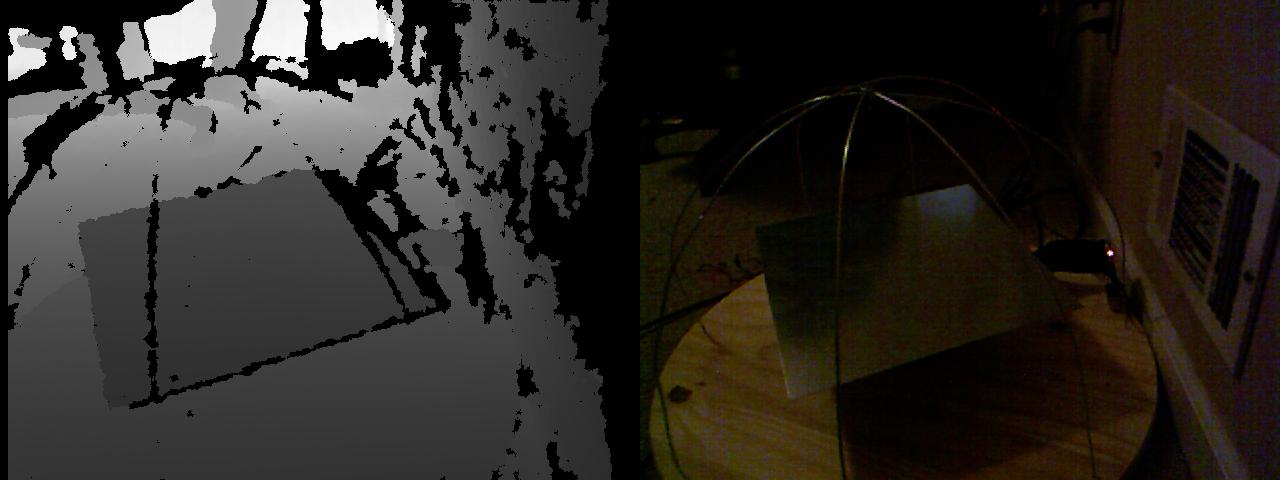
#> input picture test.jpg, 1280 x 480 px
$ python -i LaplacianOfGaussians.py   (imports and definitions only)
#> lines starting #> are read from the running program, lines starting #| are printed output that depends on the picture
#> further down, picture is the input picture: shape (480, 1280, 3); mean B, G, R 36.2, 40.6, 44.5
import cv2
import scipy.ndimage as nd
import numpy as np
import time

class LaplacianOfGaussians:
    def __init__(self) -> None:
        self._name = 'Laplacian of Gaussians'

    def __call__(self, image):
        image = cv2.cvtColor(image, cv2.COLOR_BGR2GRAY)
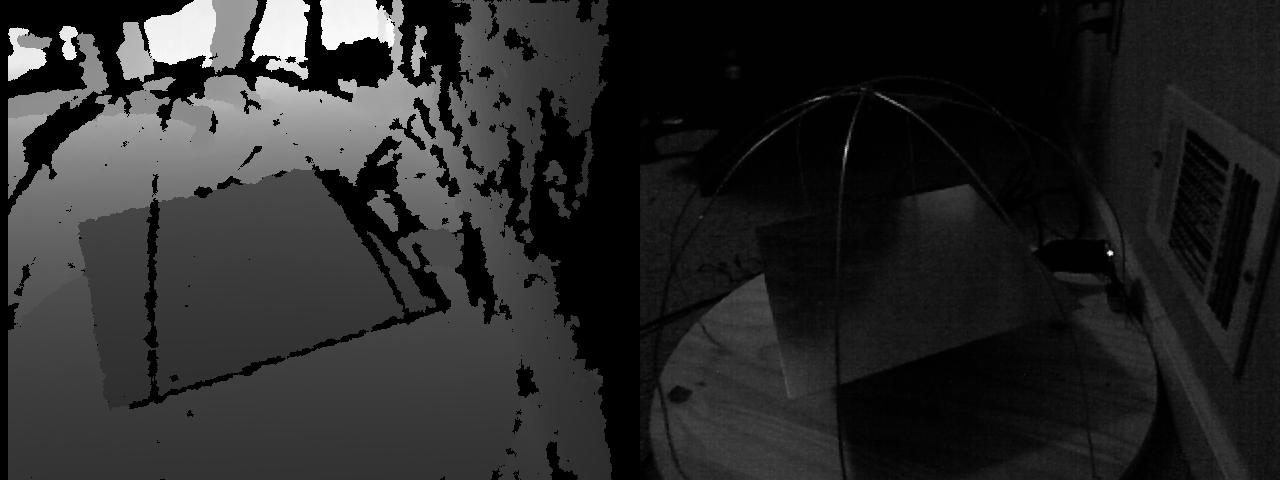
#> image: shape (480, 1280); min 0, max 255, mean 41.2
        LoG = nd.gaussian_laplace(image, 3)
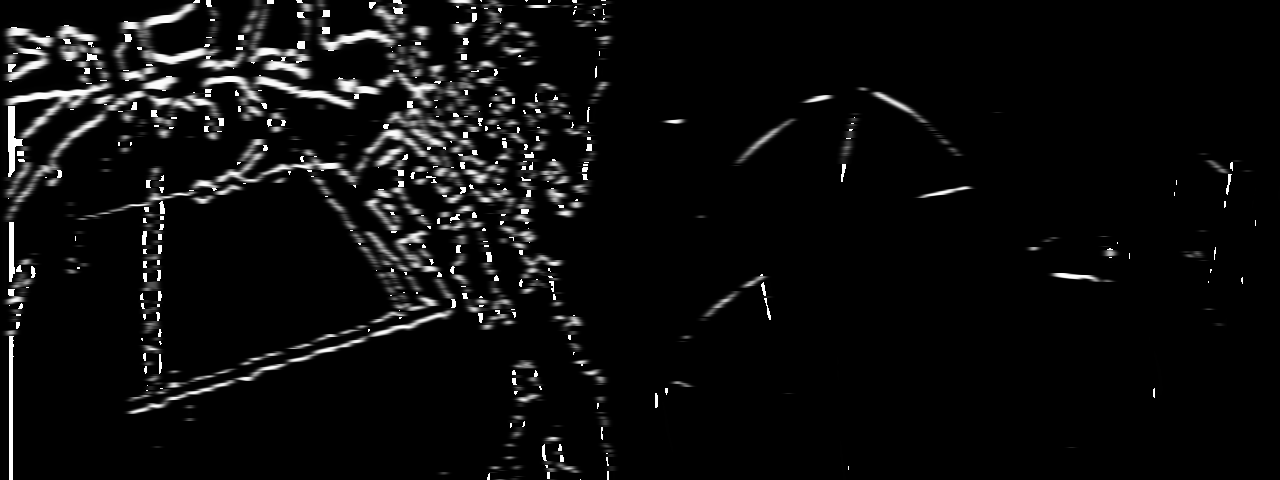
#> LoG: shape (480, 1280); min 0, max 255, mean 13
        threshold = np.absolute(LoG).mean()
#> threshold = 12.98
        output = np.zeros(LoG.shape, dtype=np.uint8)
        _, max_value, _, _ = cv2.minMaxLoc(LoG)
#> max_value = 255
        LoG_normalized = np.uint8((LoG / max_value + 1) * 127)  # Normalize LoG image
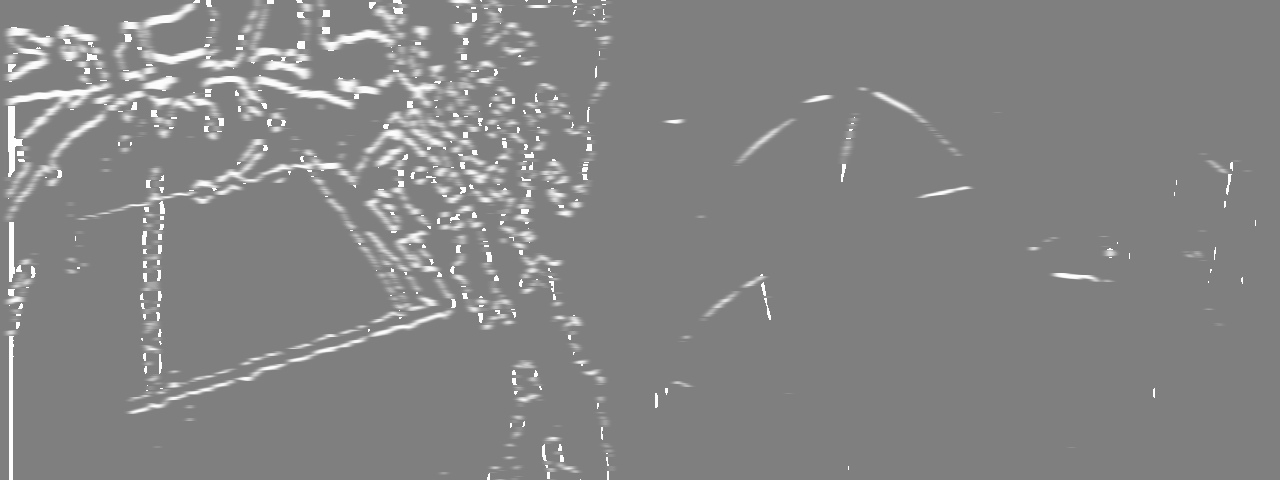
#> LoG_normalized: shape (480, 1280); min 127, max 254, mean 133.4

        kernel = cv2.getStructuringElement(cv2.MORPH_ELLIPSE, (2, 2))
        dilated = cv2.dilate(LoG_normalized, kernel)
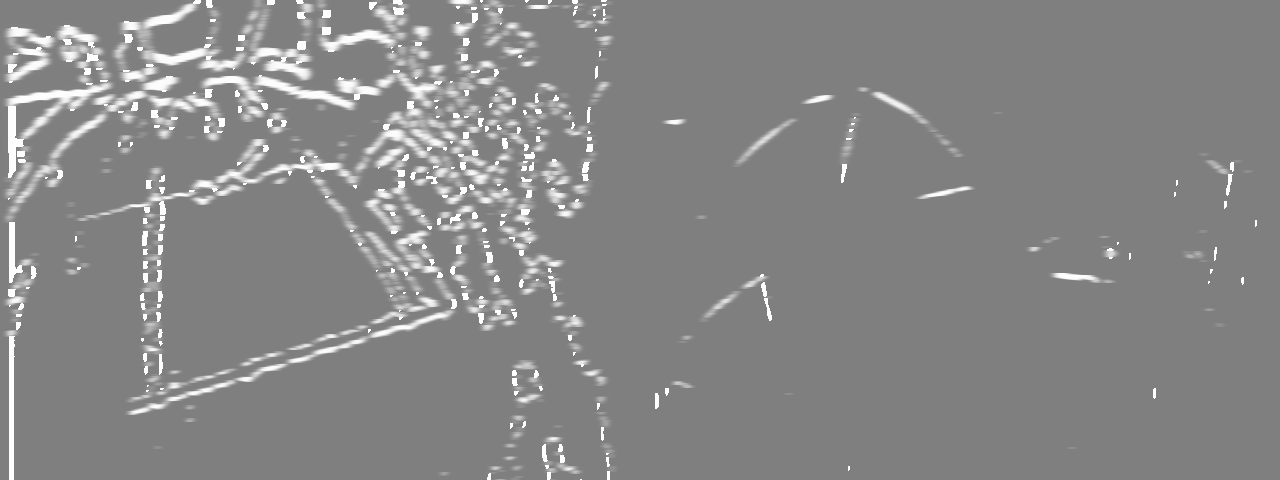
#> dilated: shape (480, 1280); min 127, max 254, mean 135.1
        kernel = cv2.getStructuringElement(cv2.MORPH_ELLIPSE, (1, 1))
        eroded = cv2.erode(LoG_normalized, kernel)

        zero_crossing = cv2.absdiff(dilated, eroded)
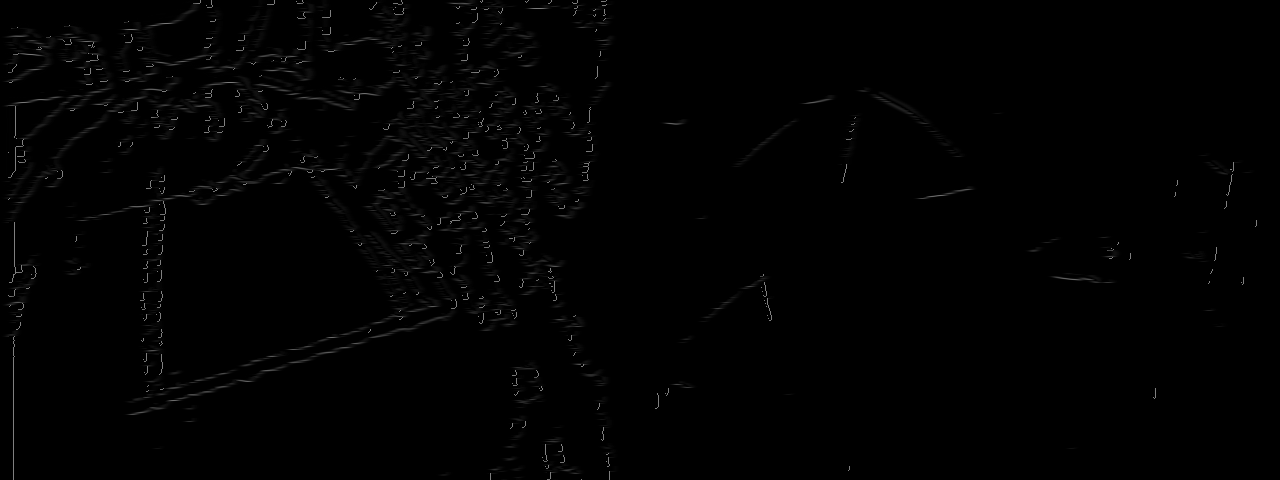
#> zero_crossing: shape (480, 1280); min 0, max 127, mean 1.8
        output = (zero_crossing > threshold).astype(np.uint8) * 255
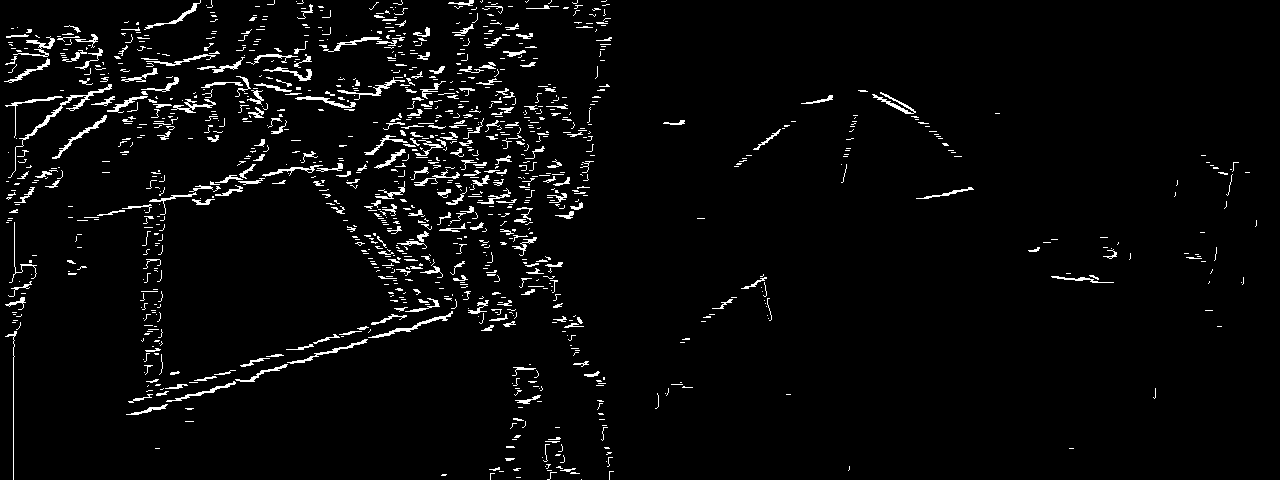
#> output: shape (480, 1280); 3.6% white in thin lines or dots

        output = cv2.cvtColor(output, cv2.COLOR_GRAY2BGR)
#> output: shape (480, 1280, 3); 3.6% white in thin lines or dots
        return output

>>> import cv2
>>> picture = cv2.imread('../test.jpg')
>>> result = LaplacianOfGaussians()(picture)
